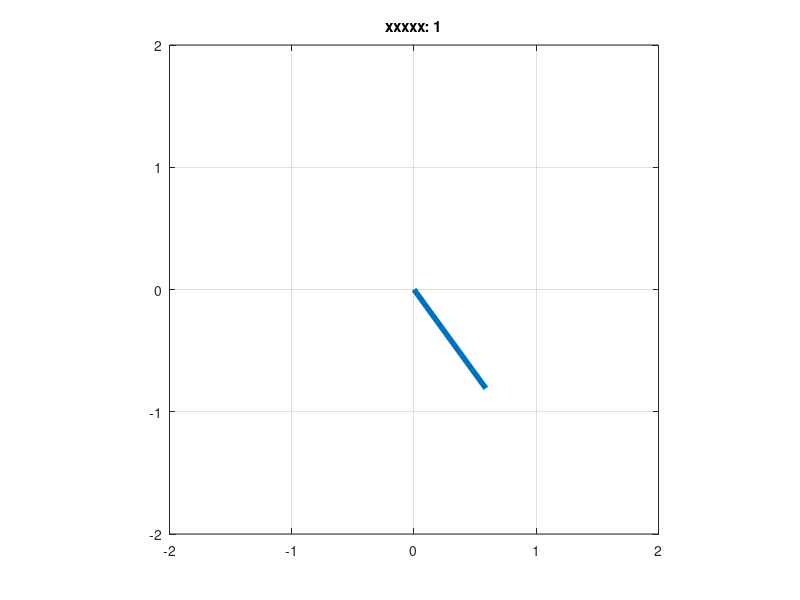

This chart was generated by the following MATLAB code: (Note: this script raises an error after producing the figure.)
# "pend.m"　　ここはコメント行．#～行末をOctaveは無視する
global m l c g;  #大域変数の宣言
m=1; l=1; c=1; g=9.8;
function dx=eqn(x,t)
 global m l c g; #関数の中から大域変数を参照する宣言
 dx(1) = x(2);
 dx(2) = -c/(m*l*l)*x(2)-g/l*sin(x(1));
endfunction
x0=[pi/5;0];             #初期値．pi は円周率
n=100;                   #時間のきざみ数
tt=linspace(0,10,n);     #時間0～10の等比数列
xx=lsode("eqn", x0, tt); #常微分方程式"eqn"を解く
for i=1:n  #簡易アニメーション
 theta=xx(i,1);          #第1変数が角度
 plot( [0,sin(theta)], [0,-cos(theta)], 'linewidth', 4); #線分のプロット
 axis([-2,2,-2,2],'square');    #座標軸の設定
 title(sprintf("xxxxx: %d",i)); #タイトルの設定
 grid on; drawnow();
 if ( i==1 ) sleep(1);   #初回は1秒待機
 else sleep(0.1); endif  #この数値でアニメーション速度を調整
endfor